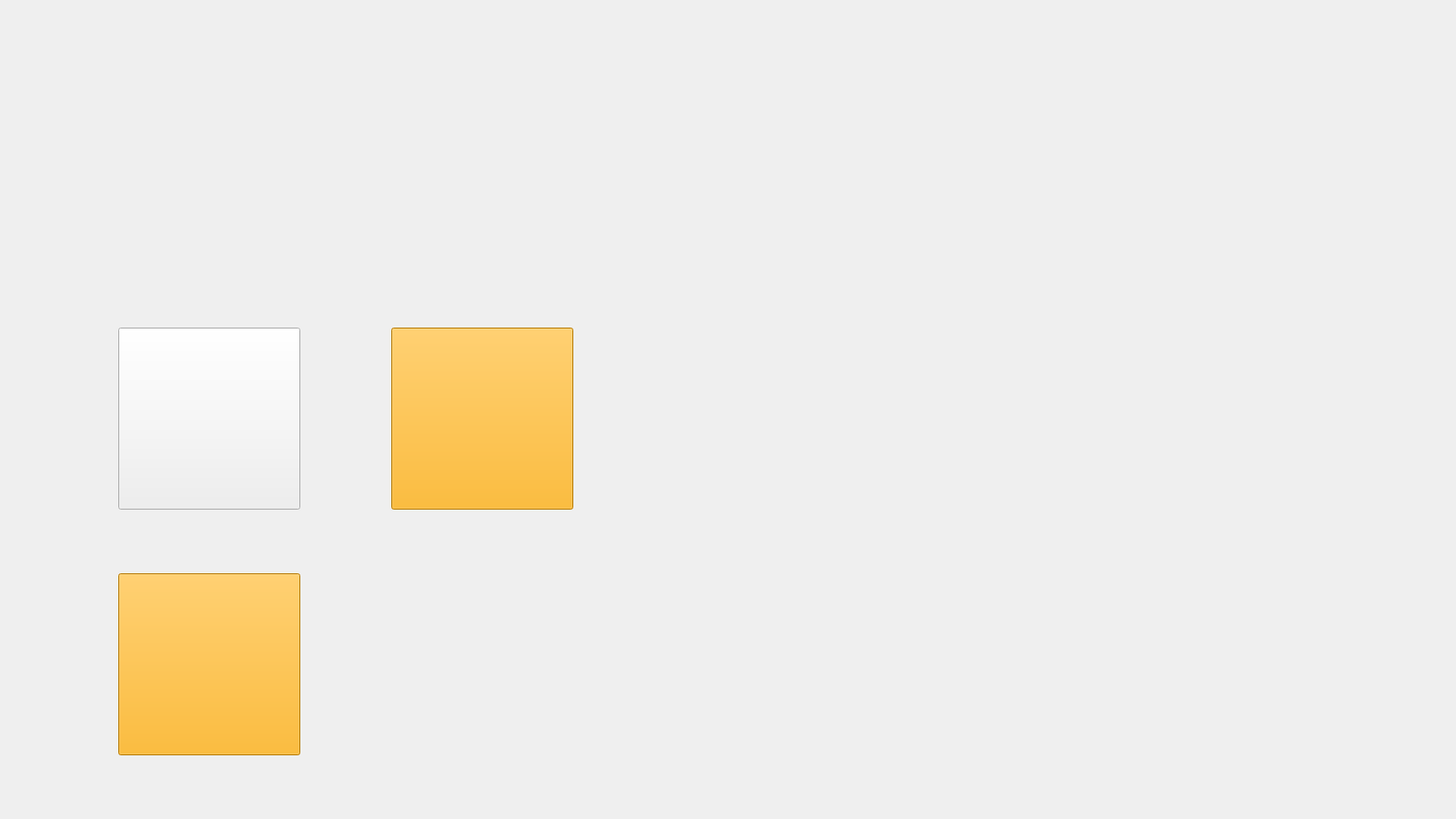
<?xml version="1.0" encoding="UTF-8"?>
<ui version="4.0">
 <class>Start</class>
 <widget class="QMainWindow" name="Start">
  <property name="enabled">
   <bool>true</bool>
  </property>
  <property name="geometry">
   <rect>
    <x>0</x>
    <y>0</y>
    <width>1600</width>
    <height>900</height>
   </rect>
  </property>
  <property name="windowTitle">
   <string>嘉然今天吃什么？ヾ(≧▽≦*)o</string>
  </property>
  <property name="windowIcon">
   <iconset resource="main_jiaran.qrc">
    <normaloff>:/1/PB1.png</normaloff>:/1/PB1.png</iconset>
  </property>
  <property name="styleSheet">
   <string notr="true"/>
  </property>
  <property name="iconSize">
   <size>
    <width>30</width>
    <height>40</height>
   </size>
  </property>
  <property name="toolButtonStyle">
   <enum>Qt::ToolButtonIconOnly</enum>
  </property>
  <property name="tabShape">
   <enum>QTabWidget::Rounded</enum>
  </property>
  <widget class="QWidget" name="centralWidget">
   <widget class="QPushButton" name="goto_enter_recipe">
    <property name="geometry">
     <rect>
      <x>130</x>
      <y>630</y>
      <width>200</width>
      <height>200</height>
     </rect>
    </property>
    <property name="cursor">
     <cursorShape>OpenHandCursor</cursorShape>
    </property>
    <property name="mouseTracking">
     <bool>true</bool>
    </property>
    <property name="styleSheet">
     <string notr="true">background-color: rgb(255, 170, 0);</string>
    </property>
    <property name="text">
     <string/>
    </property>
   </widget>
   <widget class="QPushButton" name="goto_recipe">
    <property name="geometry">
     <rect>
      <x>130</x>
      <y>360</y>
      <width>200</width>
      <height>200</height>
     </rect>
    </property>
    <property name="cursor">
     <cursorShape>OpenHandCursor</cursorShape>
    </property>
    <property name="styleSheet">
     <string notr="true">background-image: url(:/1/1.JPG);</string>
    </property>
    <property name="text">
     <string/>
    </property>
   </widget>
   <widget class="QPushButton" name="goto_evaluate_recipe">
    <property name="geometry">
     <rect>
      <x>430</x>
      <y>360</y>
      <width>200</width>
      <height>200</height>
     </rect>
    </property>
    <property name="cursor">
     <cursorShape>OpenHandCursor</cursorShape>
    </property>
    <property name="styleSheet">
     <string notr="true">background-color: rgb(255, 170, 0);</string>
    </property>
    <property name="text">
     <string/>
    </property>
   </widget>
   <widget class="QLabel" name="label_4">
    <property name="geometry">
     <rect>
      <x>40</x>
      <y>40</y>
      <width>691</width>
      <height>321</height>
     </rect>
    </property>
    <property name="styleSheet">
     <string notr="true">image: url(:/1/title.png);</string>
    </property>
    <property name="text">
     <string/>
    </property>
   </widget>
   <widget class="QLabel" name="gif">
    <property name="geometry">
     <rect>
      <x>0</x>
      <y>0</y>
      <width>1600</width>
      <height>900</height>
     </rect>
    </property>
    <property name="text">
     <string/>
    </property>
   </widget>
  </widget>
 </widget>
 <layoutdefault spacing="6" margin="11"/>
 <resources>
  <include location="main_jiaran.qrc"/>
 </resources>
 <connections/>
</ui>
